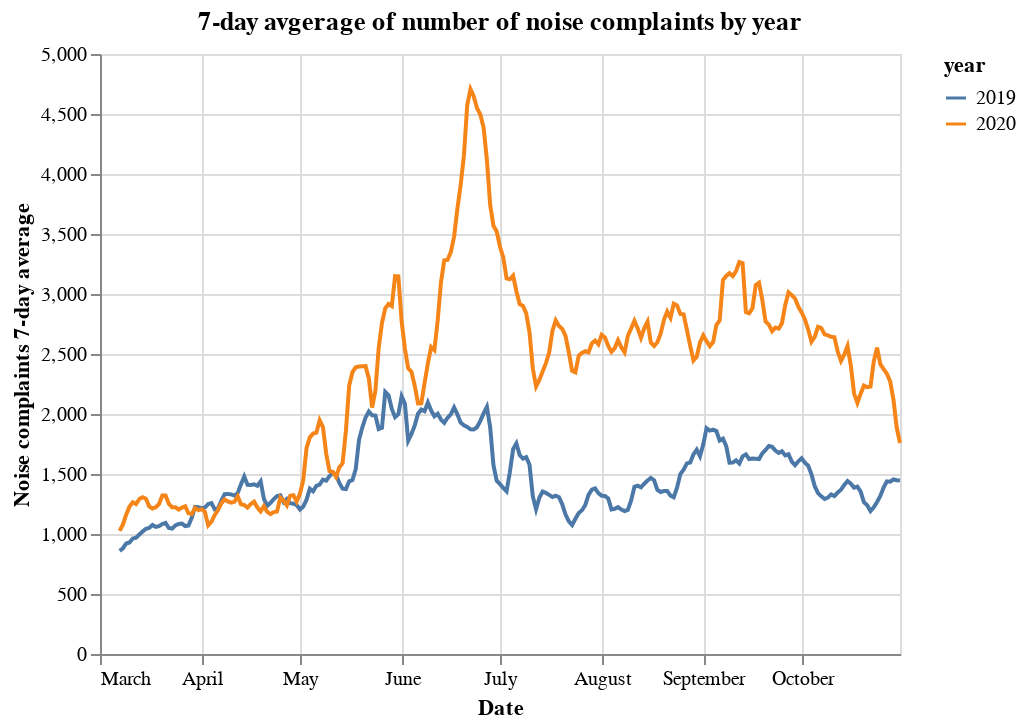

Notebook source saved alongside this figure:
### Markdown cell above
### Noise complaints

### Code cell
alt.Chart(df_311_by_day, title='7-day avgerage of number of noise complaints by year').mark_line().encode(
    x=alt.X('day_no_year', title='Date'),
    y=alt.Y('week_avg_num_noise_complaints', title='Noise complaints 7-day average'),
    color='year:N',
)

### Figure 1 — Vega-Lite specification as saved in the notebook (floating-point values rounded to 4 significant figures; data arrays with more than 128 entries replaced by an {"elided": "..."} marker saying what was removed)
{"config": {"view": {"continuousWidth": 400, "continuousHeight": 300}}, "data": {"name": "data-e6d052cbf976adb2b5d58e736601cc6c"}, "mark": "line", "encoding": {"color": {"type": "nominal", "field": "year"}, "x": {"type": "temporal", "field": "day_no_year", "title": "Date"}, "y": {"type": "quantitative", "field": "week_avg_num_noise_complaints", "title": "Noise complaints 7-day average"}}, "title": "7-day avgerage of number of noise complaints by year", "$schema": "https://vega.github.io/schema/vega-lite/v4.8.1.json", "datasets": {"data-e6d052cbf976adb2b5d58e736601cc6c": {"elided": "490 records"}}}
